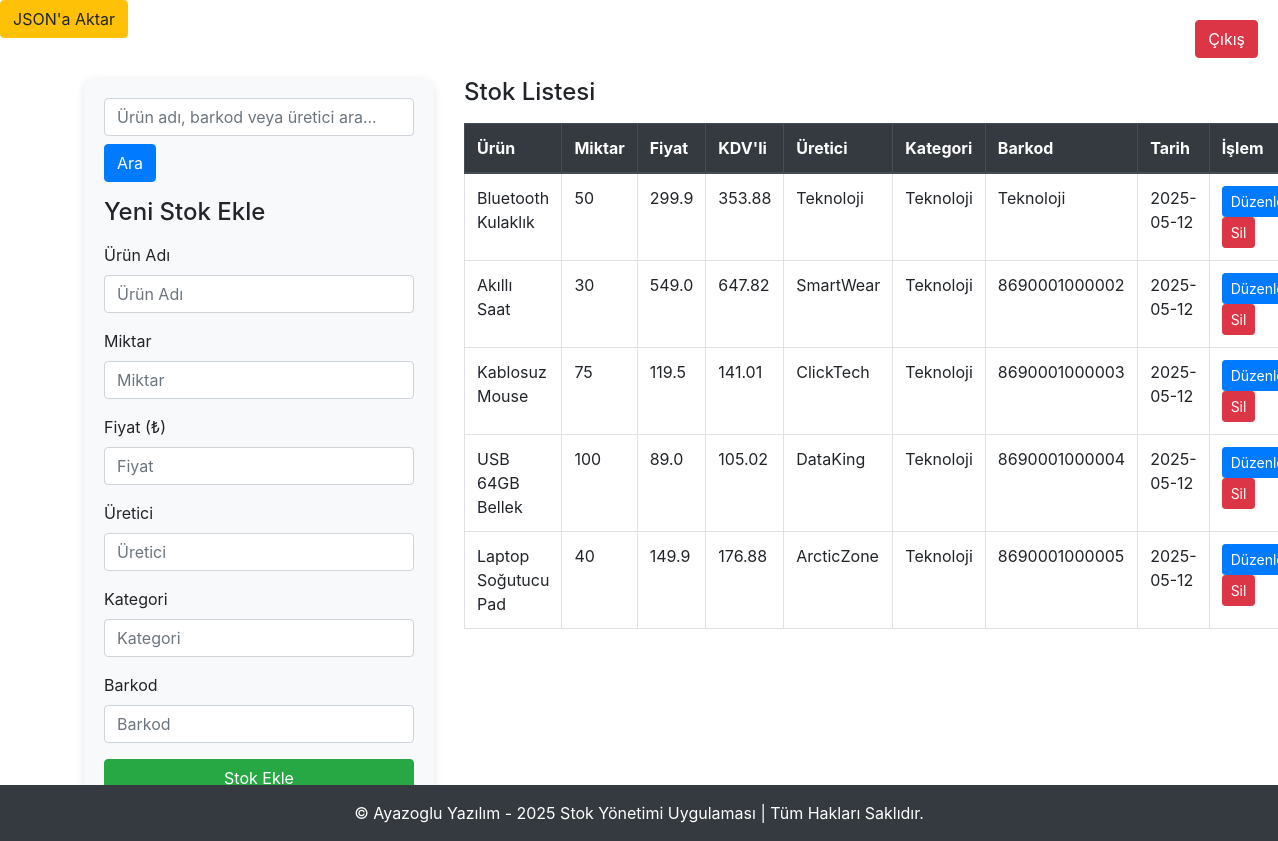
The page /dashboard (signed in) on the database its author committed.
### app.py (models this page shows)
class Stock(db.Model):
    id = db.Column(db.Integer, primary_key=True)
    product_name = db.Column(db.String(100), nullable=False)
    quantity = db.Column(db.Integer, nullable=False)
    price = db.Column(db.Float, nullable=False)
    category = db.Column(db.String(100), nullable=False)
    barcode = db.Column(db.String(100), nullable=False)
    manufacturer = db.Column(db.String(100), nullable=True)
    created_at = db.Column(db.DateTime, default=datetime.utcnow)
    user_id = db.Column(db.Integer, db.ForeignKey('user.id'), nullable=False)
    @property
    def kdvli_fiyat(self):
        return round(self.price * 1.18, 2)

### app.py (the view)
@app.route('/dashboard')
@login_required
def dashboard():
    q = request.args.get('q')
    if q:
        stocks = Stock.query.filter(
            Stock.user_id == current_user.id,
            (Stock.product_name.ilike(f"%{q}%")) |
            (Stock.barcode.ilike(f"%{q}%")) |
            (Stock.manufacturer.ilike(f"%{q}%"))
        ).all()
    else:
        stocks = Stock.query.filter_by(user_id=current_user.id).all()
    return render_template('dashboard.html', user=current_user, stocks=stocks)

### app.py (called while the page is built)
@login_manager.user_loader
def load_user(user_id):
    return User.query.get(int(user_id))

### templates/dashboard.html (shortened to what this page needs)
<!DOCTYPE html>
<html lang="tr">
<head>
    <link href="https://stackpath.bootstrapcdn.com/bootstrap/4.5.2/css/bootstrap.min.css" rel="stylesheet">
    <a href="{{ url_for('save_json') }}" class="btn btn-warning mb-3">JSON'a Aktar</a>
</head>
<body>
<a href="{{ url_for('logout') }}" class="btn btn-danger logout-btn">Çıkış</a>
<div class="container my-4">
    <div class="row">
        <div class="col-md-4">
            <div class="form-container">
                <form method="GET" action="{{ url_for('dashboard') }}" class="mb-3">
                    <input type="text" name="q" placeholder="Ürün adı, barkod veya üretici ara..." class="form-control" value="{{ request.args.get('q', '') }}">
                    <button type="submit" class="btn btn-primary mt-2">Ara</button>
                </form>
                <h4 class="mb-3">Yeni Stok Ekle</h4>
                <form method="POST" action="{{ url_for('add_stock') }}">
                    <div class="form-group">
                        <label>Ürün Adı</label>
                        <input type="text" name="product_name" placeholder="Ürün Adı" class="form-control" required>
                    </div>
                    <div class="form-group">
                        <label>Miktar</label>
                        <input type="number" name="quantity" placeholder="Miktar" class="form-control" required>
                    </div>
                    <div class="form-group">
                        <label>Fiyat (₺)</label>
                        <input type="number" step="0.01" name="price" placeholder="Fiyat" class="form-control" required>
                    </div>
                    <div class="form-group">
                        <label>Üretici</label>
                        <input type="text" name="manufacturer" placeholder="Üretici" class="form-control" required>
                    </div>
                    <div class="form-group">
                        <label>Kategori</label>
                        <input type="text" name="category" placeholder="Kategori" class="form-control" required>
                    </div>
                    <div class="form-group">
                        <label>Barkod</label>
                        <input type="text" name="barcode" placeholder="Barkod" class="form-control" required>
                    </div>
                    <button type="submit" class="btn btn-success btn-block">Stok Ekle</button>
                </form>
            </div>
        </div>
        <div class="col-md-8">
            <h4 class="mb-3">Stok Listesi</h4>
            <table class="table table-bordered table-hover">
                <thead class="thead-dark">
                    <tr>
                        <th>Ürün</th>
                        <th>Miktar</th>
                        <th>Fiyat</th>
                        <th>KDV'li</th>
                        <th>Üretici</th>
                        <th>Kategori</th>
                        <th>Barkod</th>
                        <th>Tarih</th>
                        <th>İşlem</th>
                    </tr>
                </thead>
                <tbody>
                    {% for stock in stocks %}
                    <tr>
                        <td>{{ stock.product_name }}</td>
                        <td>{{ stock.quantity }}</td>
                        <td>{{ stock.price }}</td>
                        <td>{{ stock.kdvli_fiyat }}</td>
                        <td>{{ stock.manufacturer }}</td>
                        <td>{{ stock.category }}</td>
                        <td>{{ stock.barcode }}</td>
                        <td>{{ stock.created_at.strftime('%Y-%m-%d') }}</td>
                        <td>
                            <a href="{{ url_for('edit_stock', stock_id=stock.id) }}" class="btn btn-sm btn-primary">Düzenle</a>
                            <form method="POST" action="{{ url_for('delete_stock', stock_id=stock.id) }}" style="display:inline;" onsubmit="return confirm('Bu stoğu silmek istediğinize emin misiniz?');">
                                <button type="submit" class="btn btn-sm btn-danger">Sil</button>
                            </form>
                        </td>
                    </tr>
                    {% else %}
                    <tr><td colspan="9" class="text-center">Kayıtlı stok yok.</td></tr>
                    {% endfor %}
                </tbody>
            </table>
        </div>
    </div>
</div>
</body>
<footer class="bg-dark text-white text-center py-3 mt-4 fixed-bottom">
    &copy; Ayazoglu Yazılım - 2025 Stok Yönetimi Uygulaması | Tüm Hakları Saklıdır.
</footer>
</html>

### templates/dashboard.html (style rules this page uses)
.form-container { background-color: #f8f9fa; padding: 20px; border-radius: 12px; box-shadow: 0 2px 8px rgba(0,0,0,0.1); }
.logout-btn { position: absolute; top: 20px; right: 20px; }

### rows shown on the page
Stock: product_name "Bluetooth Kulaklık", quantity "50", price "299.9", kdvli_fiyat "353.88", manufacturer "Teknoloji", category "Teknoloji", barcode "Teknoloji", created_at "2025-05-12"
Stock: product_name "Akıllı Saat", quantity "30", price "549.0", kdvli_fiyat "647.82", manufacturer "SmartWear", category "Teknoloji", barcode "8690001000002", created_at "2025-05-12"
Stock: product_name "Kablosuz Mouse", quantity "75", price "119.5", kdvli_fiyat "141.01", manufacturer "ClickTech", category "Teknoloji", barcode "8690001000003", created_at "2025-05-12"
Stock: product_name "USB 64GB Bellek", quantity "100", price "89.0", kdvli_fiyat "105.02", manufacturer "DataKing", category "Teknoloji", barcode "8690001000004", created_at "2025-05-12"
Stock: product_name "Laptop Soğutucu Pad", quantity "40", price "149.9", kdvli_fiyat "176.88", manufacturer "ArcticZone", category "Teknoloji", barcode "8690001000005", created_at "2025-05-12"
